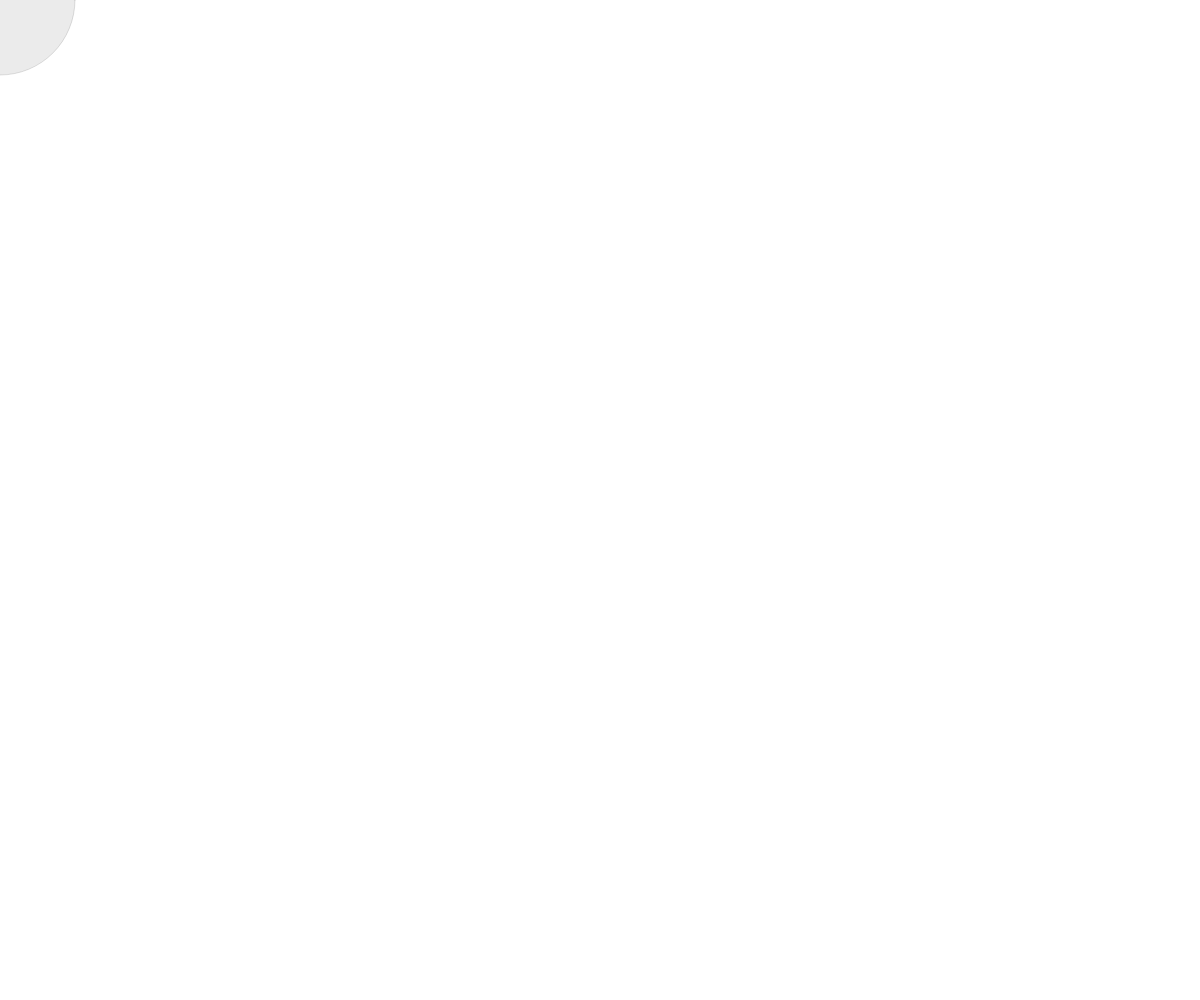
Frame 1 (no input)
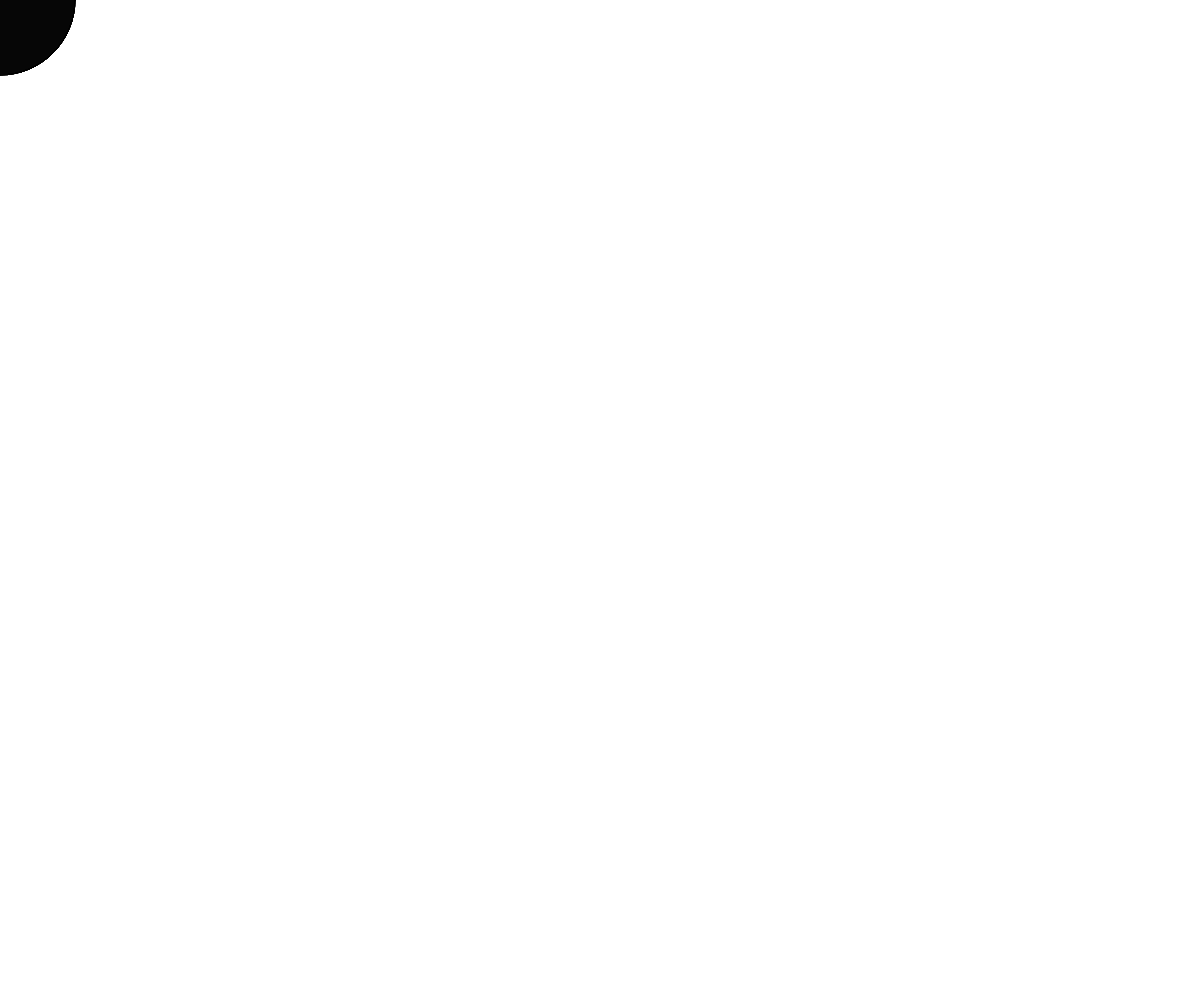
Frame 60 (no input)
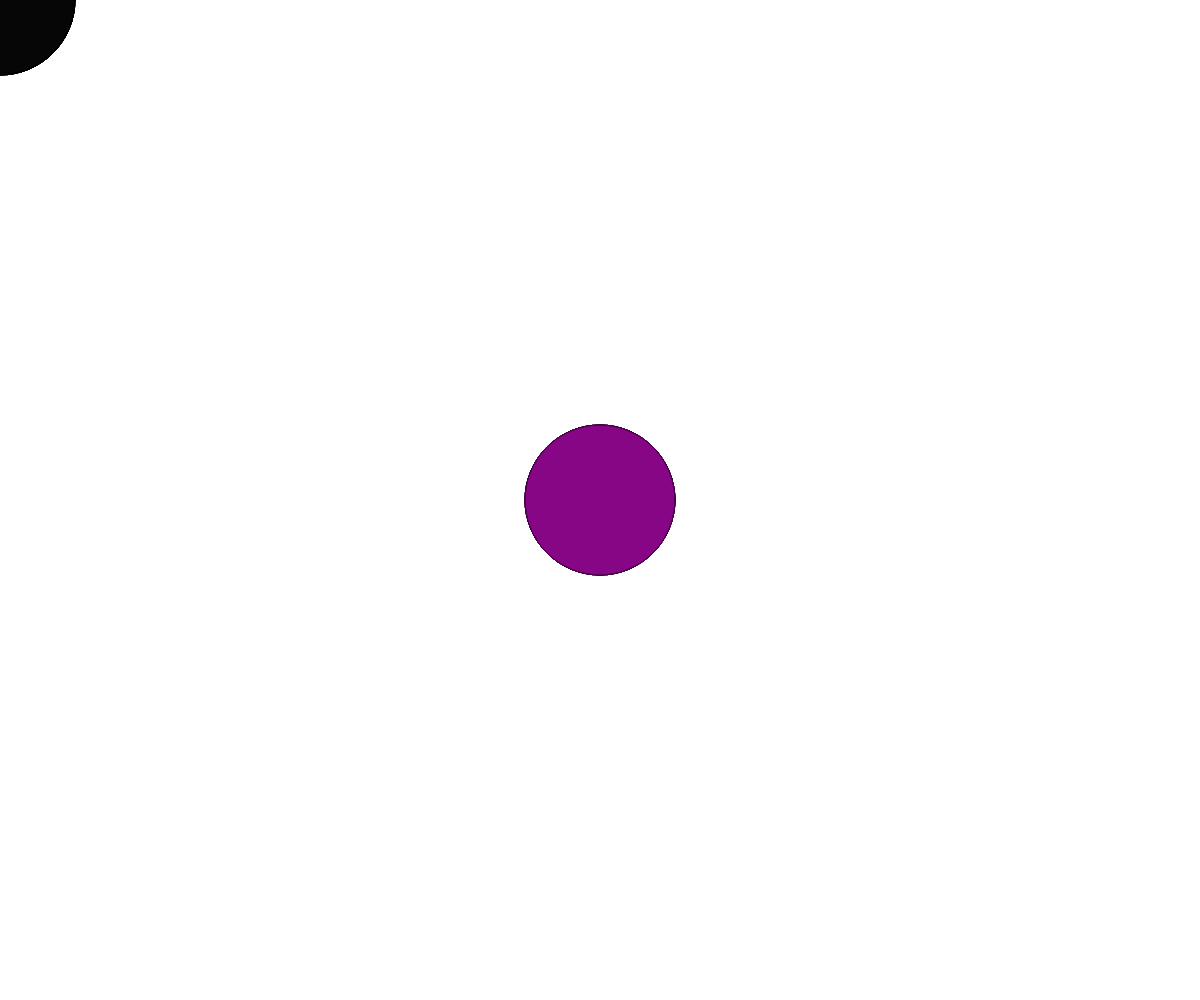
Frame 120 (the mouse pressed at the canvas centre since frame 60)

The p5.js sketch that drew these frames (run headless with seeded random() and noise() and a simulated clock; from frame 60 on, the mouse is pressed at the canvas centre):

// p5.js sketch
// ── sketch.js
function setup() {
  createCanvas(windowWidth,windowHeight);
  background(255);
}

function draw() {
  let r= map(mouseX,0,windowWidth,0,255);
  let b= map(mouseX,0,windowWidth,0,255);
  fill(r,0,b,20);
  stroke(r/2,0,b/2,30);
  ellipse(mouseX,mouseY,150,150);
}
function windowResized(){
 reesizeCanvas(windowWidth,windowHeight); 
}
